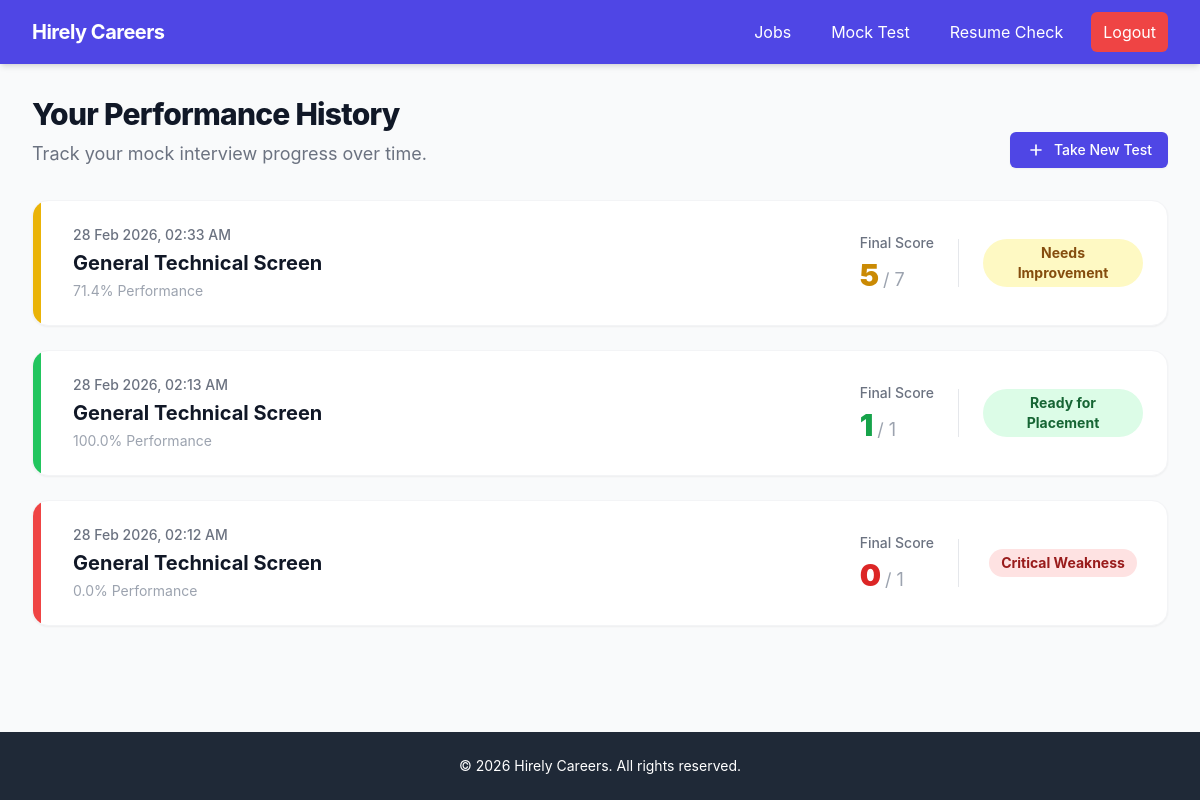
/mocktest/results/ (signed in), run on the app's committed database.
### mocktest/models.py (models this page shows, shortened)
class TestResult(models.Model):
    user = models.ForeignKey(User, on_delete=models.CASCADE)
    score = models.IntegerField()
    total = models.IntegerField()
    date_taken = models.DateTimeField(auto_now_add=True)
    percentage = models.FloatField(default=0.0)
    test_name = models.CharField(max_length=100, default="General Technical Screen")

### mocktest/views.py (the view)
# urls.py: path('results/', views.test_result, name='test_result'),
@login_required
def test_result(request):
    results = TestResult.objects.filter(user=request.user).order_by('-date_taken')
    return render(request, 'mocktest/result.html', {
        'results': results
    })

### templates/mocktest/result.html (shortened to what this page needs)
{% extends 'base.html' %}
{% block content %}
<div class="mb-8 flex justify-between items-end">
    <div>
        <h2 class="text-3xl font-extrabold text-gray-900 tracking-tight">
            Your Performance History
        </h2>
        <p class="mt-2 text-lg text-gray-500">
            Track your mock interview progress over time.
        </p>
    </div>
    <a href="{% url 'take_test' %}"
        class="inline-flex items-center px-4 py-2 text-sm font-medium rounded-md shadow-sm text-white bg-indigo-600 hover:bg-indigo-700 transition">
        <svg class="mr-2 h-5 w-5" fill="none" viewBox="0 0 24 24" stroke="currentColor">
            <path stroke-linecap="round" stroke-linejoin="round" stroke-width="2" d="M12 6v6m0 0v6m0-6h6m-6 0H6"></path>
        </svg>
        Take New Test
    </a>
</div>
<div class="space-y-6">
    {% for r in results %}
    <div class="bg-white p-6 rounded-2xl shadow-sm border border-gray-100
                flex flex-col md:flex-row md:items-center justify-between
                hover:shadow-md transition relative overflow-hidden">
        <div class="absolute top-0 left-0 w-2 h-full
            {% if r.percentage >= 80 %}
                bg-green-500
            {% elif r.percentage >= 50 %}
                bg-yellow-500
            {% else %}
                bg-red-500
            {% endif %}">
        </div>
        <div class="pl-4 mb-4 md:mb-0">
            <p class="text-sm font-medium text-gray-500 mb-1">
                {{ r.date_taken|date:"d M Y, h:i A" }}
            </p>
            <p class="text-xl font-bold text-gray-900">
                {{ r.test_name|default:"General Technical Screen" }}
            </p>
            <p class="text-sm text-gray-400 mt-1">
                {{ r.percentage }}% Performance
            </p>
        </div>
        <div class="flex items-center space-x-6">
            <div class="text-right">
                <p class="text-sm text-gray-500 font-medium mb-1">Final Score</p>
                <div class="flex items-baseline">
                    <span class="text-3xl font-black
                        {% if r.percentage >= 80 %}
                            text-green-600
                        {% elif r.percentage >= 50 %}
                            text-yellow-600
                        {% else %}
                            text-red-600
                        {% endif %}">
                        {{ r.score }}
                    </span>
                    <span class="text-lg text-gray-400 ml-1">
                        / {{ r.total }}
                    </span>
                </div>
            </div>
            <div class="w-40 text-center">
                {% if r.percentage >= 80 %}
                <span class="inline-flex items-center px-3 py-1 rounded-full text-sm font-bold
                             bg-green-100 text-green-800">
                    Ready for Placement
                </span>
                {% elif r.percentage >= 50 %}
                <span class="inline-flex items-center px-3 py-1 rounded-full text-sm font-bold
                             bg-yellow-100 text-yellow-800">
                    Needs Improvement
                </span>
                {% else %}
                <span class="inline-flex items-center px-3 py-1 rounded-full text-sm font-bold
                             bg-red-100 text-red-800">
                    Critical Weakness
                </span>
                {% endif %}
            </div>
        </div>
    </div>
    {% endfor %}
</div>
{% endblock %}

### templates/base.html (style rules this page uses)
body { font-family: 'Inter', sans-serif; background-color: #f3f4f6; }

### data on the page
TestResult: date_taken "28 Feb 2026, 02:33 AM", test_name "General Technical Screen", percentage "71.4", score "5", total "7", shows "Needs Improvement"
TestResult: date_taken "28 Feb 2026, 02:13 AM", test_name "General Technical Screen", percentage "100.0", score "1", total "1", shows "Ready for Placement"
TestResult: date_taken "28 Feb 2026, 02:12 AM", test_name "General Technical Screen", percentage "0.0", score "0", total "1", shows "Critical Weakness"
